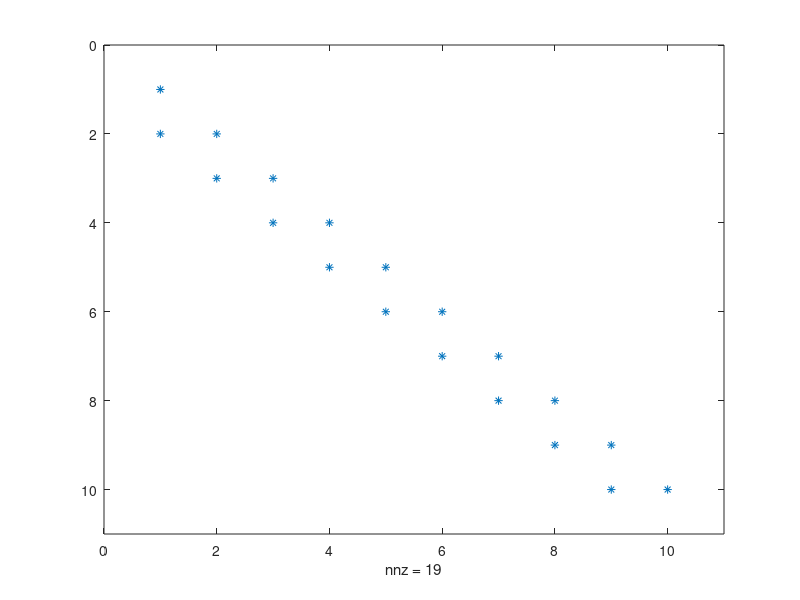
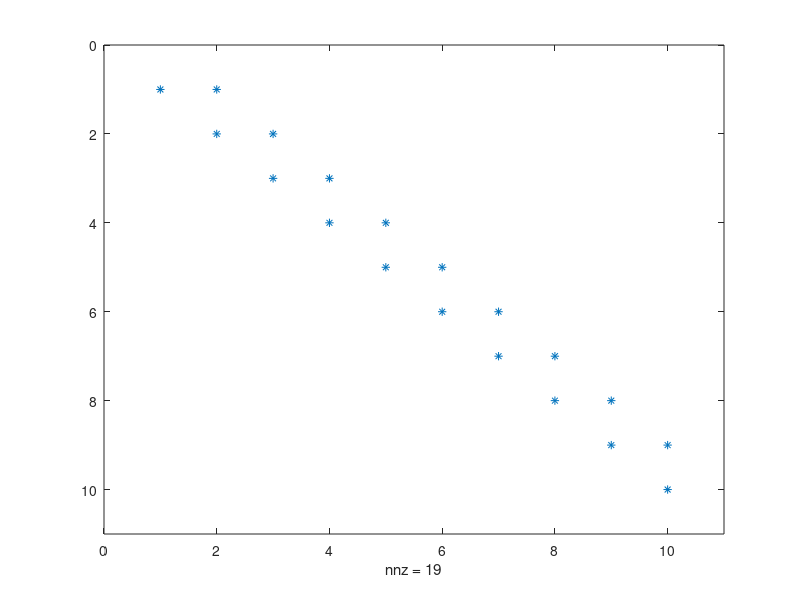
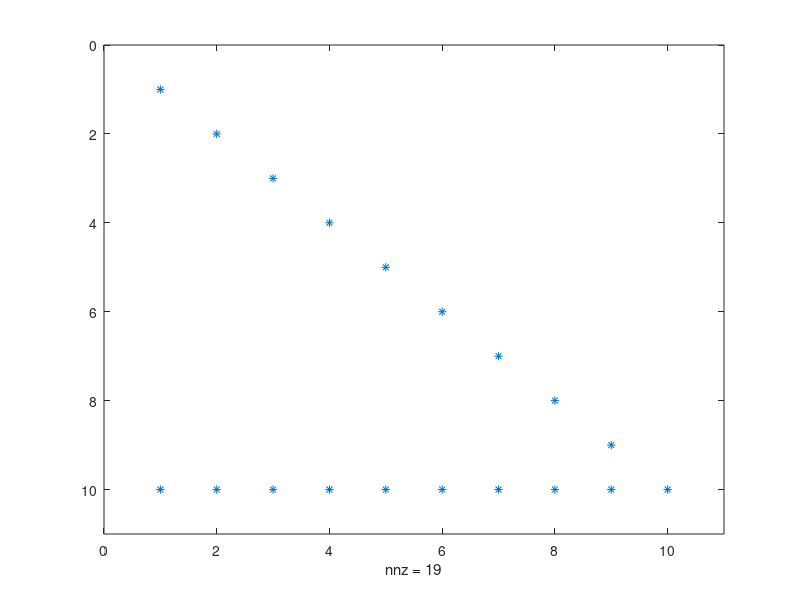
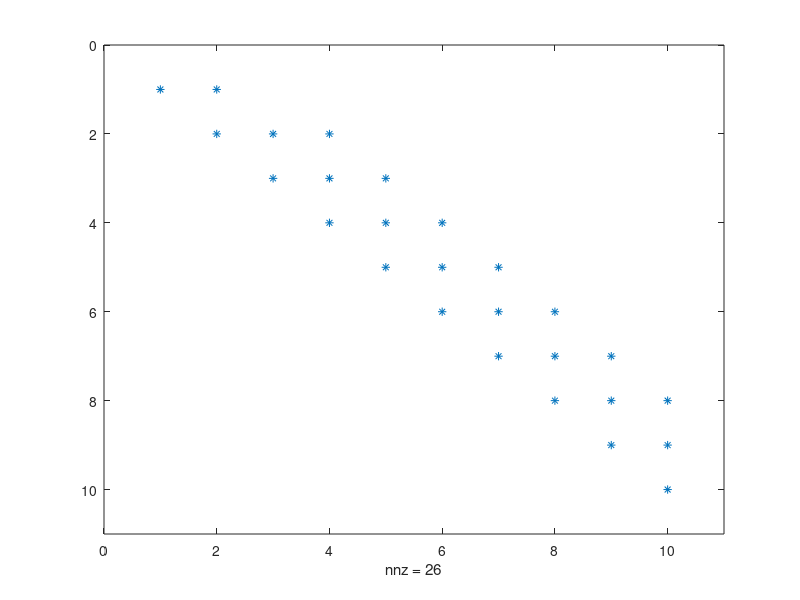

These figures' MATLAB source, in order:
% Esercizio 08

% Dati [parte 1]
N = 10;
A = 4*eye(N) - diag(ones(1,N-1),1) - diag(ones(1,N-1),-1);

% Richieste [parte 1]
[L,U,P] = lu(A)
figure(1)
spy(L)
figure(2)
spy(U)

clear all

% Dati [parte 2]
N = 10;
B = 3*eye(N) - diag(2*ones(1,N-1),1) - diag(2*ones(1,N-1),-1);

% Richieste [parte 2]
[L,U,P] = lu(B)
figure(3)
spy(L)
figure(4)
spy(U)

clear all

% Dati [parte 3]
N = 10;
C = 2*eye(N);
C(2:N,1) = 0.1;
C(1,2:N) = 0.1;

% Richieste [parte 3]
[L,U,P] = lu(C)
figure(5)
spy(L)
figure(6)
spy(U)

clear all

% Dati [parte 4]
N = 7;
D = eye(N);
D(1:N-1,N) = 1;
D(N,1:N) = [2:N+1];

% Richieste [parte 4]
[L,U,P] = lu(D)
figure(7)
spy(L)
figure(8)
spy(U)
